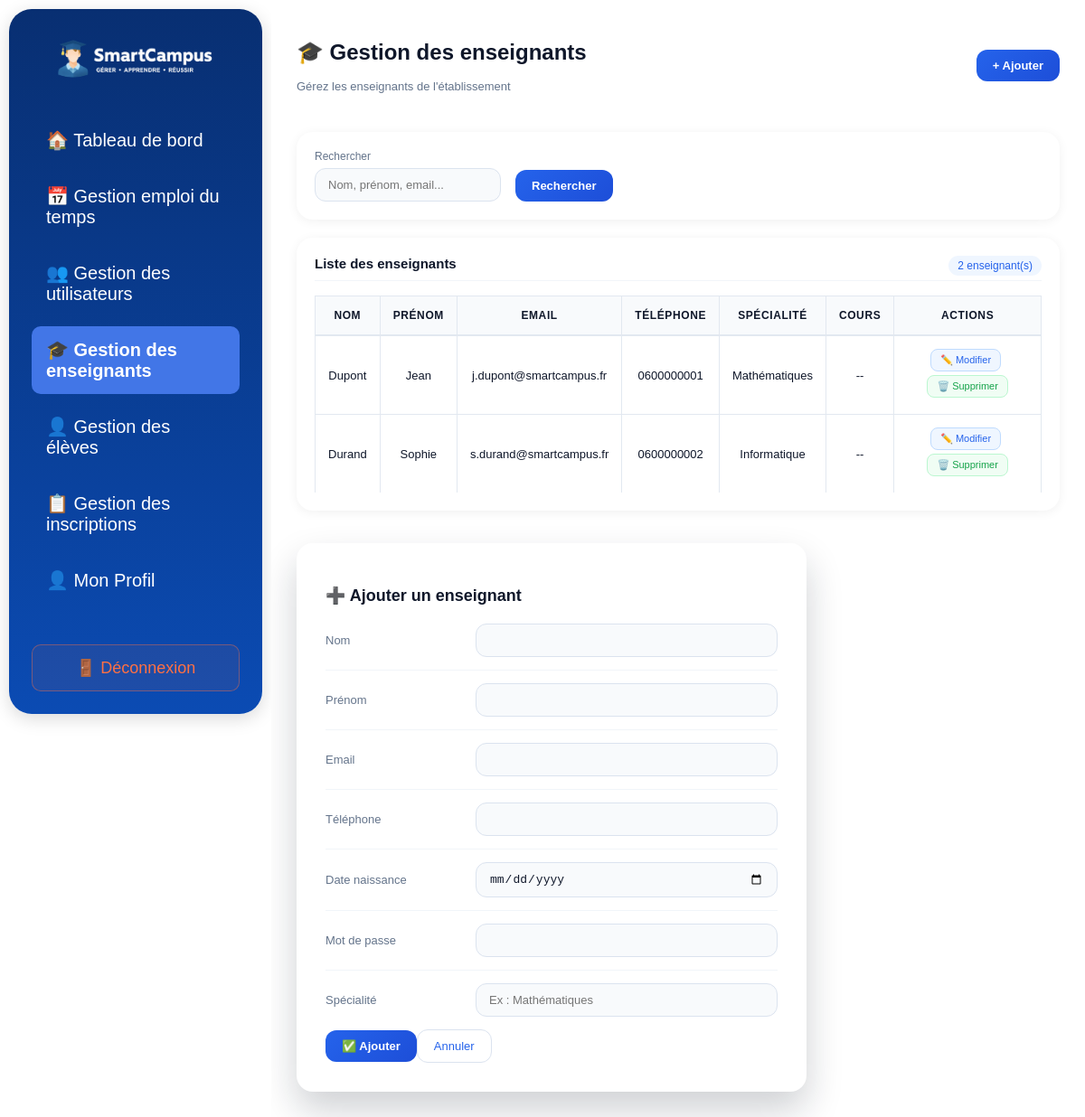
Page /caca/enseignants.php (signed in) on the committed database.
### tables this page shows
CREATE TABLE enseignant (
    id_utilisateur INT PRIMARY KEY,
    specialite VARCHAR(100),
    FOREIGN KEY (id_utilisateur) REFERENCES utilisateur(id_utilisateur) ON DELETE CASCADE
);

CREATE TABLE utilisateur (
    id_utilisateur INT PRIMARY KEY AUTO_INCREMENT,
    nom VARCHAR(100) NOT NULL,
    prenom VARCHAR(100) NOT NULL,
    email VARCHAR(150) UNIQUE NOT NULL,
    mot_de_passe VARCHAR(255) NOT NULL,
    role ENUM('admin', 'enseignant', 'eleve') NOT NULL,
    telephone VARCHAR(20),
    date_de_naissance DATE,
    photo VARCHAR(255)
);

### caca/enseignants.php (the view, shortened to what this page needs)
<?php
require_once("connexion.php");
$search = $_GET["search"] ?? "";
$sql = "
SELECT
    u.id_utilisateur,
    u.nom,
    u.prenom,
    u.email,
    u.telephone,
    e.specialite,
    GROUP_CONCAT(c.matiere SEPARATOR ', ') AS cours
FROM utilisateur u
JOIN enseignant e
    ON u.id_utilisateur = e.id_utilisateur
LEFT JOIN cours c
    ON c.id_enseignant = u.id_utilisateur
WHERE u.role = 'enseignant'
";
$sql .= "
GROUP BY
    u.id_utilisateur,
    u.nom,
    u.prenom,
    u.email,
    u.telephone,
    e.specialite
ORDER BY u.nom, u.prenom
";
$stmt = $conn->prepare($sql);
$stmt->execute();
$result = $stmt->get_result();
$enseignants = [];
while ($row = $result->fetch_assoc()) {
    $enseignants[] = $row;
}
?>
<!DOCTYPE html><html lang="fr"><head><meta charset="UTF-8"><title>Enseignants — SmartCampus</title><link rel="stylesheet" href="style.css"></head><body>
<div class="layout">
  <aside class="sidebar">
    <div class="sidebar-logo"><img src="images/logo-blanc.png" alt="logo"></div>
    <nav class="nav">
      <a href="dashboard-admin.php" class="nav-item">🏠 Tableau de bord</a>
      <a href="planning-admin.php" class="nav-item ">📅 Gestion emploi du temps</a>
      <a href="utilisateurs.php" class="nav-item ">👥 Gestion des utilisateurs</a>
      <a href="enseignants.php" class="nav-item active">🎓 Gestion des enseignants</a>
      <a href="eleves.php" class="nav-item ">👤 Gestion des élèves</a>
      <a href="inscriptions.php" class="nav-item ">📋 Gestion des inscriptions</a>
      <a href="mon-profil.php" class="nav-item ">👤 Mon Profil</a>
    </nav>
    <a href="connexion.html" class="nav-logout">🚪 Déconnexion</a>
  </aside>
<main class="main">
  <div class="topbar"><div><h1>🎓 Gestion des enseignants</h1><p>Gérez les enseignants de l'établissement</p></div><div class="topbar-right"><button class="btn-primary" onclick="document.getElementById('modal-ajout').style.display='flex'">+ Ajouter</button></div></div>
  <div class="card" style="margin-bottom:20px"><form method="GET"><div class="filtres"><div class="filtre-group"><label>Rechercher</label><input class="filtre-select" name="search" placeholder="Nom, prénom, email..." value="<?= htmlspecialchars($search) ?>"></div><button class="btn-primary">Rechercher</button></div></form></div>
  <div class="card"><div class="card-title">Liste des enseignants <span class="badge-moyenne"><?= count($enseignants) ?> enseignant(s)</span></div>
    <table class="notes-table"><thead><tr><th>Nom</th><th>Prénom</th><th>Email</th><th>Téléphone</th><th>Spécialité</th><th>Cours</th><th>Actions</th></tr></thead><tbody>
    <?php foreach ($enseignants as $ens) : ?><tr><td><?= htmlspecialchars($ens['nom']) ?></td><td><?= htmlspecialchars($ens['prenom']) ?></td><td><?= htmlspecialchars($ens['email']) ?></td><td><?= htmlspecialchars($ens['telephone'] ?? '--') ?></td><td><?= htmlspecialchars($ens['specialite'] ?? '--') ?></td><td><?= htmlspecialchars($ens['cours'] ?? '--') ?></td><td><button class="btn-save">✏️ Modifier</button><a href="enseignants.php?supprimer=<?= $ens['id_utilisateur'] ?>" onclick="return confirm('Supprimer cet enseignant ?')"><button class="btn-lock">🗑️ Supprimer</button></a></td></tr><?php endforeach; ?>
    </tbody></table>
  </div>
  <br><br>
  <div id="modal-ajout" class="modal"><div class="modal-card"><h2 class="modal-title">➕ Ajouter un enseignant</h2><form method="POST"><input type="hidden" name="action" value="ajouter"><div class="profil-info-grid">
    <div class="profil-info-item"><span class="profil-info-label">Nom</span><input class="form-input" name="nom" required></div>
    <div class="profil-info-item"><span class="profil-info-label">Prénom</span><input class="form-input" name="prenom" required></div>
    <div class="profil-info-item"><span class="profil-info-label">Email</span><input type="email" class="form-input" name="email" required></div>
    <div class="profil-info-item"><span class="profil-info-label">Téléphone</span><input class="form-input" name="telephone"></div>
    <div class="profil-info-item"><span class="profil-info-label">Date naissance</span><input type="date" class="form-input" name="date_naissance"></div>
    <div class="profil-info-item"><span class="profil-info-label">Mot de passe</span><input type="password" class="form-input" name="mot_de_passe" required></div>
    <div class="profil-info-item"><span class="profil-info-label">Spécialité</span><input class="form-input" name="specialite" placeholder="Ex : Mathématiques"></div>
  </div><div class="actions-row"><button class="btn-primary">✅ Ajouter</button><button type="button" class="btn-outline" onclick="document.getElementById('modal-ajout').style.display='none'">Annuler</button></div></form></div></div>
</main></div></body></html>

### rows in the picture
enseignant: id_utilisateur.nom "Dupont", id_utilisateur.prenom "Jean", id_utilisateur.email "j.dupont@smartcampus.fr", id_utilisateur.telephone "0600000001", specialite "Mathématiques", cours "--"
enseignant: id_utilisateur.nom "Durand", id_utilisateur.prenom "Sophie", id_utilisateur.email "s.durand@smartcampus.fr", id_utilisateur.telephone "0600000002", specialite "Informatique", cours "--"

### other values in the picture
count($enseignants) "2"
